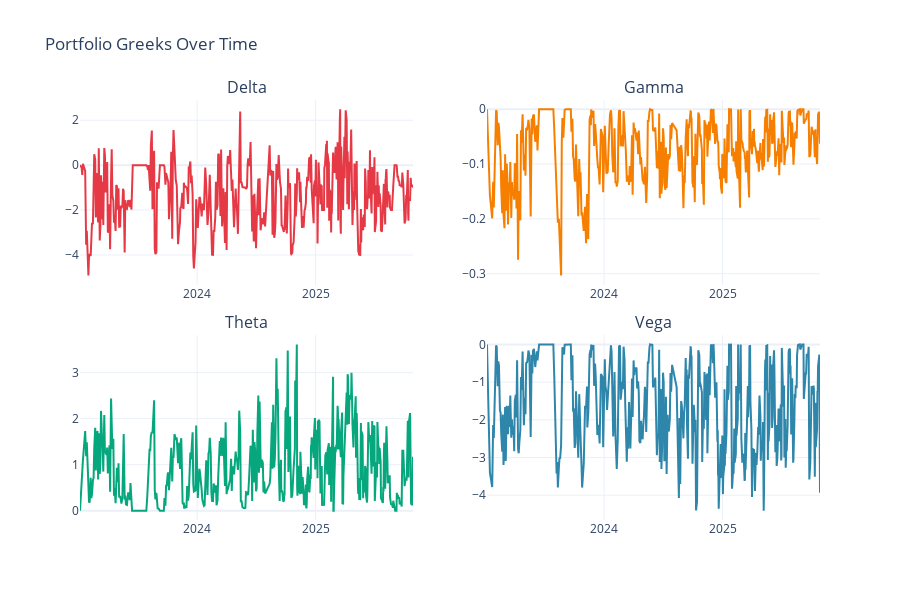

Notebook cell for this chart:
### Code cell
# 3. Greeks Over Time
if not greeks_history.empty and len(greeks_history) > 0:
    fig3 = make_subplots(
        rows=2, cols=2,
        subplot_titles=('Delta', 'Gamma', 'Theta', 'Vega'),
        vertical_spacing=0.12,
        horizontal_spacing=0.1
    )
    
    # Delta
    fig3.add_trace(
        go.Scatter(x=greeks_history.index, y=greeks_history['delta'], 
                   name='Delta', line=dict(color='#E63946')),
        row=1, col=1
    )
    
    # Gamma
    fig3.add_trace(
        go.Scatter(x=greeks_history.index, y=greeks_history['gamma'], 
                   name='Gamma', line=dict(color='#F77F00')),
        row=1, col=2
    )
    
    # Theta
    fig3.add_trace(
        go.Scatter(x=greeks_history.index, y=greeks_history['theta'], 
                   name='Theta', line=dict(color='#06A77D')),
        row=2, col=1
    )
    
    # Vega
    fig3.add_trace(
        go.Scatter(x=greeks_history.index, y=greeks_history['vega'], 
                   name='Vega', line=dict(color='#2E86AB')),
        row=2, col=2
    )
    
    fig3.update_layout(
        title='Portfolio Greeks Over Time',
        height=600,
        showlegend=False,
        template='plotly_white'
    )
    
    fig3.show()
    print('Chart 3: Greeks Over Time ✓')
else:
    print('No Greeks history available')

### Figure 1 — Plotly figure (JSON) as saved in the notebook; plotly's stock layout.template omitted (floating-point values rounded to 4 significant figures; data arrays with more than 128 entries replaced by an {"elided": "..."} marker saying what was removed)
{"data": [{"line": {"color": "#E63946"}, "name": "Delta", "type": "scatter", "x": {"elided": "540 str values"}, "xaxis": "x", "y": {"elided": "540 float values"}, "yaxis": "y"}, {"line": {"color": "#F77F00"}, "name": "Gamma", "type": "scatter", "x": {"elided": "540 str values"}, "xaxis": "x2", "y": {"elided": "540 float values"}, "yaxis": "y2"}, {"line": {"color": "#06A77D"}, "name": "Theta", "type": "scatter", "x": {"elided": "540 str values"}, "xaxis": "x3", "y": {"elided": "540 float values"}, "yaxis": "y3"}, {"line": {"color": "#2E86AB"}, "name": "Vega", "type": "scatter", "x": {"elided": "540 str values"}, "xaxis": "x4", "y": {"elided": "540 float values"}, "yaxis": "y4"}], "layout": {"annotations": [{"font": {"size": 16}, "showarrow": false, "text": "Delta", "x": 0.225, "xanchor": "center", "xref": "paper", "y": 1, "yanchor": "bottom", "yref": "paper"}, {"font": {"size": 16}, "showarrow": false, "text": "Gamma", "x": 0.775, "xanchor": "center", "xref": "paper", "y": 1, "yanchor": "bottom", "yref": "paper"}, {"font": {"size": 16}, "showarrow": false, "text": "Theta", "x": 0.225, "xanchor": "center", "xref": "paper", "y": 0.44, "yanchor": "bottom", "yref": "paper"}, {"font": {"size": 16}, "showarrow": false, "text": "Vega", "x": 0.775, "xanchor": "center", "xref": "paper", "y": 0.44, "yanchor": "bottom", "yref": "paper"}], "height": 600, "showlegend": false, "title": {"text": "Portfolio Greeks Over Time"}, "xaxis": {"anchor": "y", "domain": [0, 0.45]}, "xaxis2": {"anchor": "y2", "domain": [0.55, 1]}, "xaxis3": {"anchor": "y3", "domain": [0, 0.45]}, "xaxis4": {"anchor": "y4", "domain": [0.55, 1]}, "yaxis": {"anchor": "x", "domain": [0.56, 1]}, "yaxis2": {"anchor": "x2", "domain": [0.56, 1]}, "yaxis3": {"anchor": "x3", "domain": [0, 0.44]}, "yaxis4": {"anchor": "x4", "domain": [0, 0.44]}}}
